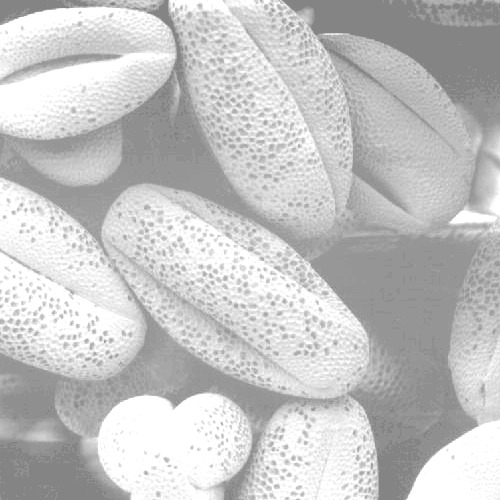
#> input picture data/DIP3E_Original_Images_CH03/Fig0316(1)(top_left).tif, 500 x 500 px, found by its file name
$ python task_02.py
#> lines starting #> are read from the running program, lines starting #| are printed output that depends on the picture
import numpy as np
import matplotlib.pyplot as plt
import matplotlib.colors as mcolors
import cv2 as cv
import skimage
import time
from PIL import Image
from scipy import ndimage


#########################################################################
#			Exercise 03			Task 2a									#
#########################################################################
print("\nTask 2a")
start_time = time.time()

images = ["image_analysis_codes\data\DIP3E_Original_Images_CH03\Fig0316(1)(top_left).tif",
          "image_analysis_codes\data\DIP3E_Original_Images_CH03\Fig0316(2)(2nd_from_top).tif",
          "image_analysis_codes\data\DIP3E_Original_Images_CH03\Fig0316(3)(third_from_top).tif",
          "image_analysis_codes\data\DIP3E_Original_Images_CH03\Fig0316(4)(bottom_left).tif"]

fig, axs = plt.subplots(nrows=len(images), ncols=2, figsize=(7, 6))
fig.suptitle("Histograms Images 03.16")


for index, image_name in enumerate(images):

    image = Image.open(image_name)
#> image is the input picture: PIL image 500x500 L; min 132, max 255, mean 196.4

    hist_data = image.histogram()
#> hist_data = 256 values, max 28659 at index 255, min 0 at index 0, mean 976.6
    x_values = np.arange(0, len(hist_data), 1)
#> x_values = 256 values from 0 to 255
    axs[index,0].bar(x_values, hist_data)
    axs[index,1].imshow(image, cmap="gray", vmin = 0, vmax = 255)

plt.show()
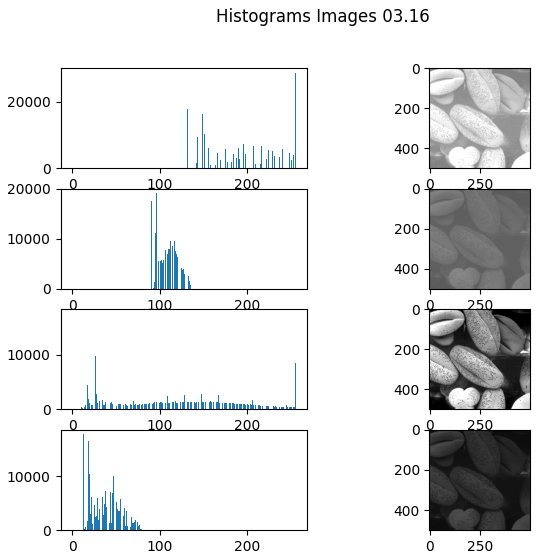
#> figure drawn by matplotlib, 8 panels; panel 1: tallest bar 28659 high, from x = 254.6 to 255.4; panel 3: tallest bar 19078 high, from x = 95.6 to 96.4; panel 5: tallest bar 17496 high, from x = -0.4 to 0.4; panel 7: tallest bar 17718 high, from x = 12.6 to 13.4

end_time = time.time()
print("Completetd in {}s.".format(start_time-end_time))


#########################################################################
#			Exercise 03			Task 2b									#
#########################################################################
print("\nTask 2b")
start_time = time.time()

# code here

end_time = time.time()
print("Completetd in {}s.".format(end_time-start_time))
